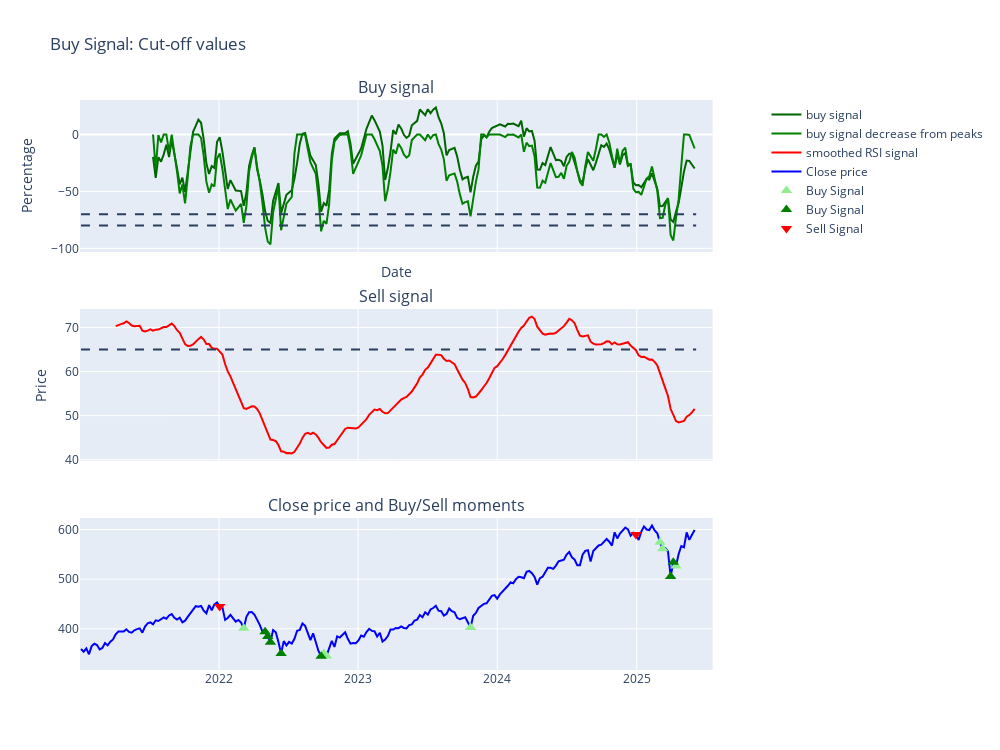
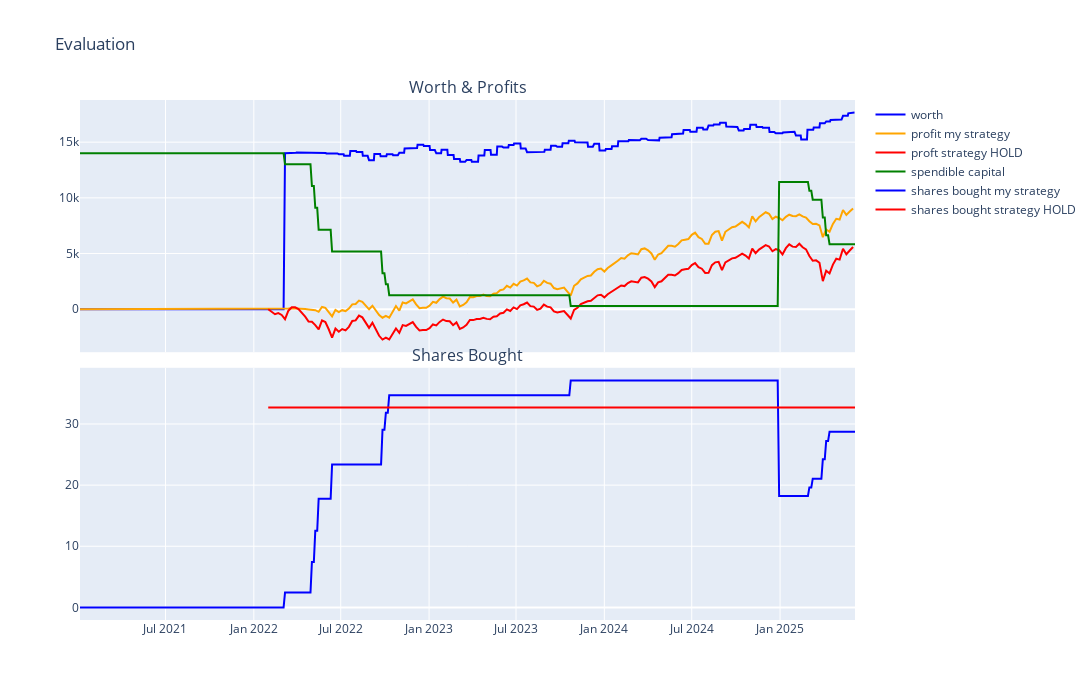

Source (notebook cell) for these figures, in order:
### Code cell
def main():
    spy = fetch_data()
    fgi = fetch_fear_greed_index()
    vix = fetch_vix()
    indicator_total, buy_sell_signals = computing_signals(spy,fgi,vix)
    visualizing_buy_signal(buy_sell_signals)
    # create_technical_chart(buy_sell_signals,indicator_total)
    evaluate(buy_sell_signals)

main()

### Figure 1 — Plotly figure (JSON) as saved in the notebook; plotly's stock layout.template omitted (floating-point values rounded to 4 significant figures; data arrays with more than 128 entries replaced by an {"elided": "..."} marker saying what was removed)
{"data": [{"connectgaps": true, "line": {"color": "darkgreen"}, "mode": "lines", "name": "buy signal", "type": "scatter", "x": {"elided": "1140 str values"}, "xaxis": "x", "y": {"elided": "1140 float values"}, "yaxis": "y"}, {"connectgaps": true, "line": {"color": "green"}, "mode": "lines", "name": "buy signal decrease from peaks", "type": "scatter", "x": {"elided": "1140 str values"}, "xaxis": "x", "y": {"elided": "1140 float values"}, "yaxis": "y"}, {"connectgaps": true, "line": {"color": "red"}, "mode": "lines", "name": "smoothed RSI signal", "type": "scatter", "x": {"elided": "1140 str values"}, "xaxis": "x2", "y": {"elided": "1140 float values"}, "yaxis": "y2"}, {"connectgaps": true, "line": {"color": "blue"}, "name": "Close price", "type": "scatter", "x": {"elided": "1140 str values"}, "xaxis": "x3", "y": {"elided": "1140 float values"}, "yaxis": "y3"}, {"marker": {"color": "lightgreen", "size": 10, "symbol": "triangle-up"}, "mode": "markers", "name": "Buy Signal", "type": "scatter", "x": ["2022-03-07T00:00:00.000000000", "2022-10-03T00:00:00.000000000", "2022-10-10T00:00:00.000000000", "2023-10-23T00:00:00.000000000", "2025-03-03T00:00:00.000000000", "2025-03-10T00:00:00.000000000", "2025-04-14T00:00:00.000000000"], "xaxis": "x3", "y": [400.8, 350.2, 345.2, 402.6, 574.2, 561.1, 526.4], "yaxis": "y3"}, {"marker": {"color": "green", "size": 10, "symbol": "triangle-up"}, "mode": "markers", "name": "Buy Signal", "type": "scatter", "x": ["2022-05-02T00:00:00.000000000", "2022-05-09T00:00:00.000000000", "2022-05-16T00:00:00.000000000", "2022-06-13T00:00:00.000000000", "2022-09-26T00:00:00.000000000", "2025-03-31T00:00:00.000000000", "2025-04-07T00:00:00.000000000"], "xaxis": "x3", "y": [393.7, 384.5, 372.9, 350.2, 344.8, 505.3, 533.9], "yaxis": "y3"}, {"marker": {"color": "red", "size": 10, "symbol": "triangle-down"}, "mode": "markers", "name": "Sell Signal", "type": "scatter", "x": ["2022-01-03T00:00:00.000000000", "2024-12-30T00:00:00.000000000"], "xaxis": "x3", "y": [444.7, 590.2], "yaxis": "y3"}], "layout": {"annotations": [{"font": {"size": 16}, "showarrow": false, "text": "Buy signal", "x": 0.47, "xanchor": "center", "xref": "paper", "y": 1, "yanchor": "bottom", "yref": "paper"}, {"font": {"size": 16}, "showarrow": false, "text": "Sell signal", "x": 0.47, "xanchor": "center", "xref": "paper", "y": 0.6333, "yanchor": "bottom", "yref": "paper"}, {"font": {"size": 16}, "showarrow": false, "text": "Close price and Buy/Sell moments", "x": 0.47, "xanchor": "center", "xref": "paper", "y": 0.2667, "yanchor": "bottom", "yref": "paper"}], "height": 750, "shapes": [{"line": {"dash": "dash"}, "type": "line", "x0": "2021-01-04T00:00:00", "x1": "2025-06-06T00:00:00", "xref": "x", "y0": -70, "y1": -70, "yref": "y"}, {"line": {"dash": "dash"}, "type": "line", "x0": "2021-01-04T00:00:00", "x1": "2025-06-06T00:00:00", "xref": "x", "y0": -80, "y1": -80, "yref": "y"}, {"line": {"dash": "dash"}, "type": "line", "x0": "2021-01-04T00:00:00", "x1": "2025-06-06T00:00:00", "xref": "x2", "y0": 65, "y1": 65, "yref": "y2"}], "title": {"text": "Buy Signal: Cut-off values"}, "width": 1000, "xaxis": {"anchor": "y", "domain": [0, 0.94], "matches": "x3", "showticklabels": false, "title": {"text": "Date"}}, "xaxis2": {"anchor": "y2", "domain": [0, 0.94], "matches": "x3", "showticklabels": false}, "xaxis3": {"anchor": "y3", "domain": [0, 0.94]}, "yaxis": {"anchor": "x", "domain": [0.7333, 1], "title": {"text": "Percentage"}}, "yaxis2": {"anchor": "x2", "domain": [0.3667, 0.6333], "title": {"text": "Price"}}, "yaxis3": {"anchor": "x3", "domain": [0, 0.2667]}, "yaxis4": {"anchor": "x3", "overlaying": "y3", "side": "right"}}}

### Figure 2 — Plotly figure (JSON) as saved in the notebook; plotly's stock layout.template omitted (floating-point values rounded to 4 significant figures; data arrays with more than 128 entries replaced by an {"elided": "..."} marker saying what was removed)
{"data": [{"connectgaps": true, "line": {"color": "blue"}, "name": "worth", "type": "scatter", "x": {"elided": "1140 str values"}, "xaxis": "x", "y": {"elided": "1808 float values"}, "yaxis": "y"}, {"connectgaps": true, "line": {"color": "orange"}, "name": "profit my strategy", "type": "scatter", "x": {"elided": "1140 str values"}, "xaxis": "x", "y": {"elided": "1140 float values"}, "yaxis": "y"}, {"connectgaps": true, "line": {"color": "red"}, "name": "proft strategy HOLD", "type": "scatter", "x": {"elided": "863 str values"}, "xaxis": "x", "y": {"elided": "863 float values"}, "yaxis": "y"}, {"connectgaps": true, "line": {"color": "green"}, "name": "spendible capital", "type": "scatter", "x": {"elided": "1140 str values"}, "xaxis": "x", "y": {"elided": "1140 float values"}, "yaxis": "y"}, {"connectgaps": true, "line": {"color": "blue"}, "name": "shares bought my strategy", "type": "scatter", "x": {"elided": "1140 str values"}, "xaxis": "x2", "y": {"elided": "1140 float values"}, "yaxis": "y2"}, {"connectgaps": true, "line": {"color": "red"}, "name": "shares bought strategy HOLD", "type": "scatter", "x": {"elided": "863 str values"}, "xaxis": "x2", "y": {"elided": "863 float values"}, "yaxis": "y2"}], "layout": {"annotations": [{"font": {"size": 16}, "showarrow": false, "text": "Worth & Profits", "x": 0.5, "xanchor": "center", "xref": "paper", "y": 1, "yanchor": "bottom", "yref": "paper"}, {"font": {"size": 16}, "showarrow": false, "text": "Shares Bought", "x": 0.5, "xanchor": "center", "xref": "paper", "y": 0.485, "yanchor": "bottom", "yref": "paper"}], "height": 700, "showlegend": true, "title": {"text": "Evaluation"}, "width": 1300, "xaxis": {"anchor": "y", "domain": [0, 1], "matches": "x2", "showticklabels": false}, "xaxis2": {"anchor": "y2", "domain": [0, 1]}, "yaxis": {"anchor": "x", "domain": [0.515, 1]}, "yaxis2": {"anchor": "x2", "domain": [0, 0.485]}}}
